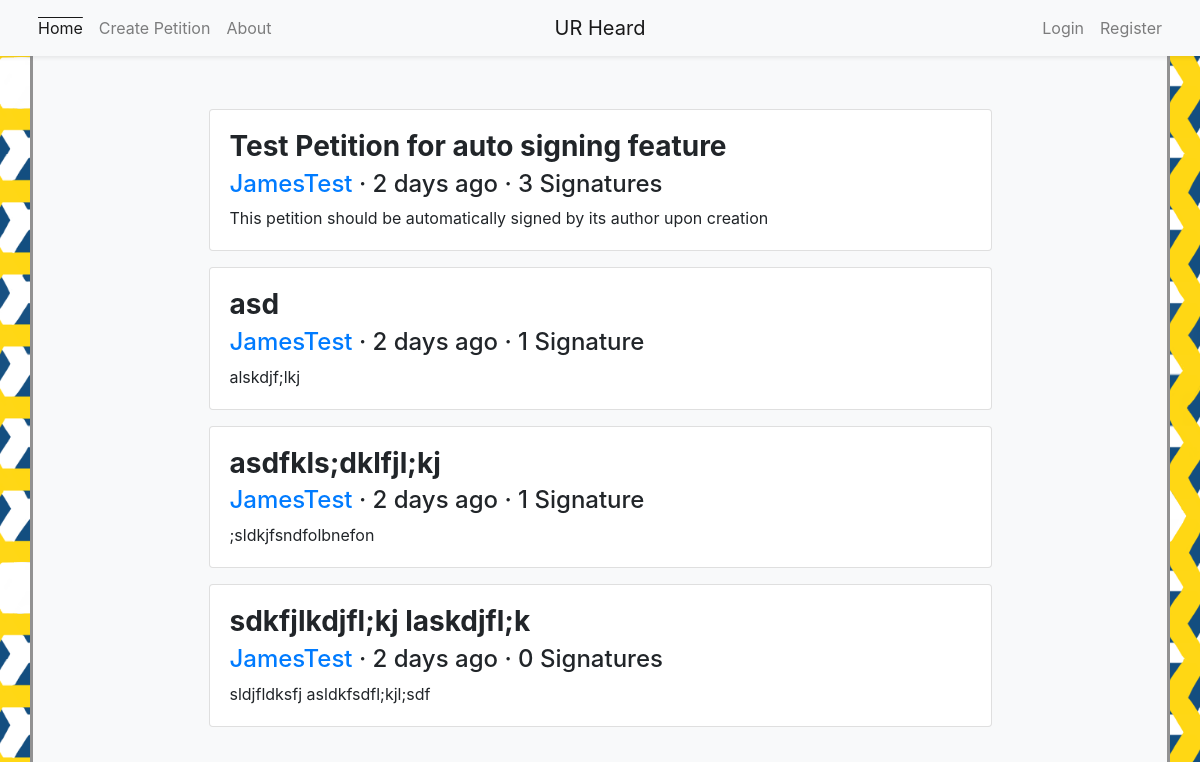
The page / on the database its author committed.
### models.py (models this page shows, shortened)
class Petition(db.Model):
	__tablename__ = 'petition'
	id = db.Column(db.Integer, primary_key=True)
	title = db.Column(db.String(80), nullable=False)
	body = db.Column(db.Text, nullable=False)
	author_id = db.Column(db.Integer, db.ForeignKey('user.id'), nullable=False)
	author = db.relationship('User', backref='petition')
	timestamp = db.Column(db.DateTime, default=datetime.utcnow)
	signers = db.relationship('User', secondary=signature, backref='signed_petitions')
	initial_signatures = 0
	signature_count = db.Column(db.Integer, default=initial_signatures)

class User(UserMixin, db.Model):
	__tablename__ = 'user'
	id = db.Column(db.Integer, primary_key=True)
	name = db.Column(db.String(50), nullable=False, unique=True, index=True)
	email = db.Column(db.String(50), unique=True, index=True)
	password_hash = db.Column(db.String(128))
	@property
	def password(self):
		raise AttributeError('password is not a readable attribute')

### app.py (the view)
@app.route('/', methods=['GET', 'POST'])
def index():
	petitions = Petition.query.order_by(Petition.timestamp.desc()).all()
	return render_template('index.html', petitions=petitions)

### templates/index.html (shortened to what this page needs)
{% extends "base.html" %}
{% block content %}
	<div class="container">
		<div class="d-flex flex-wrap justify-content-center">
		{% for petition in petitions %}
			<article class="card m-2 w-75">
				<a href="{{ url_for ('petition', id=petition.id) }}" class="text-body text-decoration-none">
					<div class="card-body">
						<h3 class="card-title font-weight-bold">{{petition.title}}</h3>
						<h4 class="card-subtitle mb-2"><object><a href="/profile/{{petition.author_id}}">{{petition.author.name}}</a></object> &middot; {{ moment(petition.timestamp).fromNow() }} &middot; {{ petition.signature_count }} {{'Signature' if petition.signature_count==1 else 'Signatures'}}</h4>
						<p class="card-text">{{petition.body | truncate(325, false, end='... Read More', leeway=10) }}</p>
					</div>
				</a>
			</article>
		{% endfor %}
		</div>
	</div>
{% endblock content %}

### templates/base.html (shortened to what this page needs)
{% from 'bootstrap/nav.html' import render_nav_item %}
{% from 'bootstrap/utils.html' import render_messages %}
{% import "bootstrap/form.html" as wtf %}
<!DOCTYPE html>
<html lang="en">
	<head>
		{% block head %}
			{% block styles %}
				{{ bootstrap.load_css() }}
			{% endblock styles %}
		{% endblock head %}
	</head>
	<body>
		<nav class="navbar navbar-expand-sm bg-light navbar-light sticky-top shadow-sm">
			<div class="container justify-content-around px-0">
				<ul class="navbar-nav ml-auto w-50">
					{{ render_nav_item('index', 'Home', use_li=True) }}
					{{ render_nav_item('create', 'Create Petition', use_li=True) }}
					{{ render_nav_item('about', 'About', use_li=True) }}
				</ul>
				<a href="/" class="navbar-brand mx-auto d-block text-center w-25">UR Heard</a>
				<ul class="navbar-nav mr-auto w-50 justify-content-end">
					{% if current_user.is_authenticated %}
						{{ render_nav_item('profile', current_user.name, use_li=True, id=current_user.id) }}
						{{ render_nav_item('logout', 'Logout', use_li=True) }}
					{% else %}
						{{ render_nav_item('login', 'Login', use_li=True) }}
						{{ render_nav_item('register', 'Register', use_li=True) }}
					{% endif %}
				</ul>
			</div>
		</nav>
		<div class="container bg-light" id="shadow">
			<div class="container bg-light" id="content">
			{% block content %}{% endblock content %}
			</div>
		</div>
	</body>
</html>

### rows shown on the page
Petition: title "Test Petition for auto signing feature", author.name "JamesTest", timestamp "2 days ago", signature_count "3", signature_count "Signatures", body "This petition should be automatically signed by its author upon creation"
Petition: title "asd", author.name "JamesTest", timestamp "2 days ago", signature_count "1", signature_count "Signature", body "alskdjf;lkj"
Petition: title "asdfkls;dklfjl;kj", author.name "JamesTest", timestamp "2 days ago", signature_count "1", signature_count "Signature", body ";sldkjfsndfolbnefon"
Petition: title "sdkfjlkdjfl;kj laskdjfl;k", author.name "JamesTest", timestamp "2 days ago", signature_count "0", signature_count "Signatures", body "sldjfldksfj asldkfsdfl;kjl;sdf"

### other values the page prints
{{ render_nav_item('index', 'Home', use_li=True) }} "Home"
{{ render_nav_item('create', 'Create Petition', use_li=True) }} "Create Petition"
{{ render_nav_item('about', 'About', use_li=True) }} "About"
{{ render_nav_item('login', 'Login', use_li=True) }} "Login"
{{ render_nav_item('register', 'Register', use_li=True) }} "Register"
